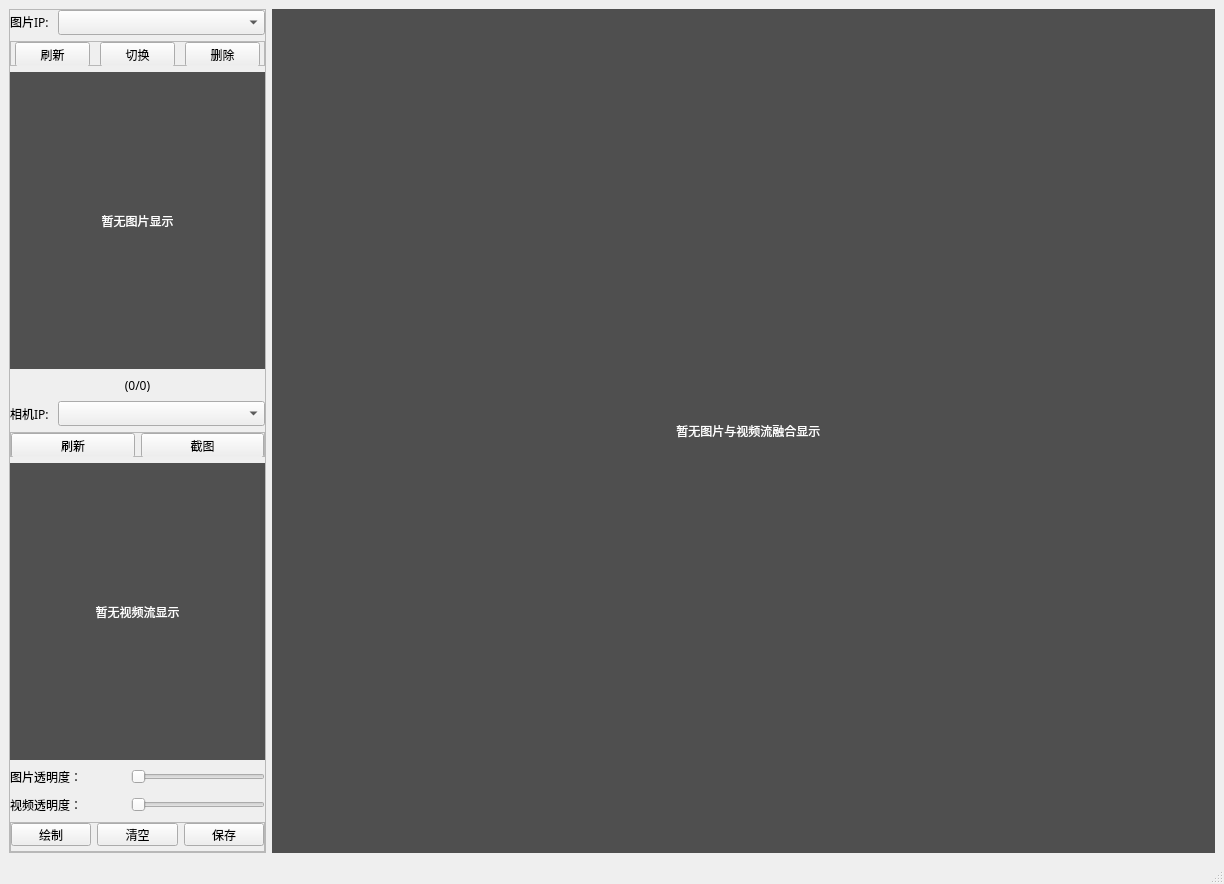
<?xml version="1.0" encoding="UTF-8"?>
<ui version="4.0">
 <class>MainWindow</class>
 <widget class="QMainWindow" name="MainWindow">
  <property name="geometry">
   <rect>
    <x>0</x>
    <y>0</y>
    <width>1224</width>
    <height>884</height>
   </rect>
  </property>
  <property name="maximumSize">
   <size>
    <width>16777211</width>
    <height>16777215</height>
   </size>
  </property>
  <property name="windowTitle">
   <string>MainWindow</string>
  </property>
  <widget class="QWidget" name="centralwidget">
   <layout class="QGridLayout" name="gridLayout_2">
    <item row="0" column="1">
     <widget class="QLabel" name="pic_coin_camera_show">
      <property name="enabled">
       <bool>true</bool>
      </property>
      <property name="minimumSize">
       <size>
        <width>561</width>
        <height>431</height>
       </size>
      </property>
      <property name="palette">
       <palette>
        <active>
         <colorrole role="WindowText">
          <brush brushstyle="SolidPattern">
           <color alpha="255">
            <red>255</red>
            <green>255</green>
            <blue>255</blue>
           </color>
          </brush>
         </colorrole>
         <colorrole role="Base">
          <brush brushstyle="SolidPattern">
           <color alpha="255">
            <red>255</red>
            <green>255</green>
            <blue>255</blue>
           </color>
          </brush>
         </colorrole>
         <colorrole role="Window">
          <brush brushstyle="SolidPattern">
           <color alpha="255">
            <red>79</red>
            <green>79</green>
            <blue>79</blue>
           </color>
          </brush>
         </colorrole>
        </active>
        <inactive>
         <colorrole role="WindowText">
          <brush brushstyle="SolidPattern">
           <color alpha="255">
            <red>255</red>
            <green>255</green>
            <blue>255</blue>
           </color>
          </brush>
         </colorrole>
         <colorrole role="Base">
          <brush brushstyle="SolidPattern">
           <color alpha="255">
            <red>255</red>
            <green>255</green>
            <blue>255</blue>
           </color>
          </brush>
         </colorrole>
         <colorrole role="Window">
          <brush brushstyle="SolidPattern">
           <color alpha="255">
            <red>79</red>
            <green>79</green>
            <blue>79</blue>
           </color>
          </brush>
         </colorrole>
        </inactive>
        <disabled>
         <colorrole role="WindowText">
          <brush brushstyle="SolidPattern">
           <color alpha="255">
            <red>120</red>
            <green>120</green>
            <blue>120</blue>
           </color>
          </brush>
         </colorrole>
         <colorrole role="Base">
          <brush brushstyle="SolidPattern">
           <color alpha="255">
            <red>79</red>
            <green>79</green>
            <blue>79</blue>
           </color>
          </brush>
         </colorrole>
         <colorrole role="Window">
          <brush brushstyle="SolidPattern">
           <color alpha="255">
            <red>79</red>
            <green>79</green>
            <blue>79</blue>
           </color>
          </brush>
         </colorrole>
        </disabled>
       </palette>
      </property>
      <property name="autoFillBackground">
       <bool>true</bool>
      </property>
      <property name="text">
       <string>   暂无图片与视频流融合显示</string>
      </property>
      <property name="textFormat">
       <enum>Qt::PlainText</enum>
      </property>
      <property name="alignment">
       <set>Qt::AlignCenter</set>
      </property>
     </widget>
    </item>
    <item row="0" column="0">
     <widget class="QFrame" name="frame">
      <property name="maximumSize">
       <size>
        <width>257</width>
        <height>16777215</height>
       </size>
      </property>
      <property name="font">
       <font>
        <family>微软雅黑</family>
       </font>
      </property>
      <property name="frameShape">
       <enum>QFrame::StyledPanel</enum>
      </property>
      <property name="frameShadow">
       <enum>QFrame::Raised</enum>
      </property>
      <layout class="QGridLayout" name="gridLayout">
       <property name="leftMargin">
        <number>0</number>
       </property>
       <property name="topMargin">
        <number>0</number>
       </property>
       <property name="rightMargin">
        <number>0</number>
       </property>
       <property name="bottomMargin">
        <number>0</number>
       </property>
       <item row="7" column="0" colspan="2">
        <widget class="QLabel" name="pic_transparent_label">
         <property name="minimumSize">
          <size>
           <width>72</width>
           <height>16</height>
          </size>
         </property>
         <property name="maximumSize">
          <size>
           <width>75</width>
           <height>16777215</height>
          </size>
         </property>
         <property name="text">
          <string>图片透明度：</string>
         </property>
        </widget>
       </item>
       <item row="8" column="2" colspan="2">
        <widget class="QSlider" name="cam_transparent_slider">
         <property name="minimumSize">
          <size>
           <width>101</width>
           <height>22</height>
          </size>
         </property>
         <property name="orientation">
          <enum>Qt::Horizontal</enum>
         </property>
        </widget>
       </item>
       <item row="7" column="2" colspan="2">
        <widget class="QSlider" name="pic_transparent_slider">
         <property name="minimumSize">
          <size>
           <width>101</width>
           <height>22</height>
          </size>
         </property>
         <property name="orientation">
          <enum>Qt::Horizontal</enum>
         </property>
        </widget>
       </item>
       <item row="8" column="0" colspan="2">
        <widget class="QLabel" name="cam_transparent_label">
         <property name="minimumSize">
          <size>
           <width>72</width>
           <height>16</height>
          </size>
         </property>
         <property name="maximumSize">
          <size>
           <width>75</width>
           <height>16777215</height>
          </size>
         </property>
         <property name="text">
          <string>视频透明度：</string>
         </property>
        </widget>
       </item>
       <item row="0" column="0">
        <widget class="QLabel" name="pic_label">
         <property name="maximumSize">
          <size>
           <width>42</width>
           <height>20</height>
          </size>
         </property>
         <property name="text">
          <string>图片IP:</string>
         </property>
        </widget>
       </item>
       <item row="2" column="0" colspan="4">
        <widget class="QLabel" name="pic_show">
         <property name="minimumSize">
          <size>
           <width>0</width>
           <height>148</height>
          </size>
         </property>
         <property name="styleSheet">
          <string notr="true">background-color: rgb(80, 80, 80);
color: rgb(255, 255, 255);</string>
         </property>
         <property name="text">
          <string>暂无图片显示</string>
         </property>
         <property name="alignment">
          <set>Qt::AlignCenter</set>
         </property>
        </widget>
       </item>
       <item row="5" column="0" colspan="4">
        <widget class="QFrame" name="frame_3">
         <property name="sizePolicy">
          <sizepolicy hsizetype="Minimum" vsizetype="Minimum">
           <horstretch>0</horstretch>
           <verstretch>0</verstretch>
          </sizepolicy>
         </property>
         <property name="maximumSize">
          <size>
           <width>16777215</width>
           <height>25</height>
          </size>
         </property>
         <property name="frameShape">
          <enum>QFrame::StyledPanel</enum>
         </property>
         <property name="frameShadow">
          <enum>QFrame::Raised</enum>
         </property>
         <layout class="QGridLayout" name="gridLayout_4">
          <property name="leftMargin">
           <number>0</number>
          </property>
          <property name="topMargin">
           <number>0</number>
          </property>
          <property name="rightMargin">
           <number>0</number>
          </property>
          <property name="bottomMargin">
           <number>0</number>
          </property>
          <item row="0" column="0">
           <widget class="QPushButton" name="camera_show_btn">
            <property name="minimumSize">
             <size>
              <width>0</width>
              <height>25</height>
             </size>
            </property>
            <property name="text">
             <string>刷新</string>
            </property>
           </widget>
          </item>
          <item row="0" column="1">
           <widget class="QPushButton" name="save_pic_btn">
            <property name="minimumSize">
             <size>
              <width>0</width>
              <height>25</height>
             </size>
            </property>
            <property name="text">
             <string>截图</string>
            </property>
           </widget>
          </item>
         </layout>
        </widget>
       </item>
       <item row="4" column="1" colspan="3">
        <widget class="QComboBox" name="camera_ip"/>
       </item>
       <item row="0" column="1" colspan="3">
        <widget class="QComboBox" name="pic_ip">
         <property name="minimumSize">
          <size>
           <width>0</width>
           <height>25</height>
          </size>
         </property>
        </widget>
       </item>
       <item row="9" column="0" colspan="4">
        <widget class="QFrame" name="frame_2">
         <property name="maximumSize">
          <size>
           <width>16777215</width>
           <height>30</height>
          </size>
         </property>
         <property name="frameShape">
          <enum>QFrame::StyledPanel</enum>
         </property>
         <property name="frameShadow">
          <enum>QFrame::Raised</enum>
         </property>
         <layout class="QGridLayout" name="gridLayout_3">
          <property name="leftMargin">
           <number>0</number>
          </property>
          <property name="topMargin">
           <number>0</number>
          </property>
          <property name="rightMargin">
           <number>0</number>
          </property>
          <property name="bottomMargin">
           <number>5</number>
          </property>
          <item row="0" column="0">
           <widget class="QPushButton" name="pushButton">
            <property name="text">
             <string>绘制</string>
            </property>
           </widget>
          </item>
          <item row="0" column="1">
           <widget class="QPushButton" name="pushButton_2">
            <property name="text">
             <string>清空</string>
            </property>
           </widget>
          </item>
          <item row="0" column="2">
           <widget class="QPushButton" name="pushButton_3">
            <property name="text">
             <string>保存</string>
            </property>
           </widget>
          </item>
         </layout>
        </widget>
       </item>
       <item row="1" column="0" colspan="4">
        <widget class="QFrame" name="frame_4">
         <property name="maximumSize">
          <size>
           <width>16777211</width>
           <height>25</height>
          </size>
         </property>
         <property name="frameShape">
          <enum>QFrame::StyledPanel</enum>
         </property>
         <property name="frameShadow">
          <enum>QFrame::Raised</enum>
         </property>
         <layout class="QGridLayout" name="gridLayout_5">
          <property name="leftMargin">
           <number>0</number>
          </property>
          <property name="topMargin">
           <number>0</number>
          </property>
          <property name="rightMargin">
           <number>0</number>
          </property>
          <item row="0" column="0">
           <widget class="QPushButton" name="show_pic_btn">
            <property name="minimumSize">
             <size>
              <width>75</width>
              <height>25</height>
             </size>
            </property>
            <property name="maximumSize">
             <size>
              <width>75</width>
              <height>16777215</height>
             </size>
            </property>
            <property name="text">
             <string>刷新</string>
            </property>
           </widget>
          </item>
          <item row="0" column="1">
           <widget class="QPushButton" name="change_pic_btn">
            <property name="minimumSize">
             <size>
              <width>75</width>
              <height>25</height>
             </size>
            </property>
            <property name="maximumSize">
             <size>
              <width>75</width>
              <height>16777215</height>
             </size>
            </property>
            <property name="text">
             <string>切换</string>
            </property>
           </widget>
          </item>
          <item row="0" column="2">
           <widget class="QPushButton" name="del_pic_btn">
            <property name="minimumSize">
             <size>
              <width>75</width>
              <height>25</height>
             </size>
            </property>
            <property name="maximumSize">
             <size>
              <width>75</width>
              <height>16777215</height>
             </size>
            </property>
            <property name="text">
             <string>删除</string>
            </property>
           </widget>
          </item>
         </layout>
        </widget>
       </item>
       <item row="3" column="0" colspan="4">
        <widget class="QLabel" name="pic_current_page">
         <property name="maximumSize">
          <size>
           <width>16777215</width>
           <height>20</height>
          </size>
         </property>
         <property name="text">
          <string>(0/0)</string>
         </property>
         <property name="scaledContents">
          <bool>false</bool>
         </property>
         <property name="alignment">
          <set>Qt::AlignCenter</set>
         </property>
        </widget>
       </item>
       <item row="6" column="0" colspan="4">
        <widget class="QLabel" name="camera_show">
         <property name="minimumSize">
          <size>
           <width>0</width>
           <height>148</height>
          </size>
         </property>
         <property name="styleSheet">
          <string notr="true">background-color: rgb(80, 80, 80);
color: rgb(255, 255, 255);</string>
         </property>
         <property name="text">
          <string>暂无视频流显示</string>
         </property>
         <property name="alignment">
          <set>Qt::AlignCenter</set>
         </property>
        </widget>
       </item>
       <item row="4" column="0">
        <widget class="QLabel" name="camera_ip_label">
         <property name="text">
          <string>相机IP:</string>
         </property>
        </widget>
       </item>
      </layout>
     </widget>
    </item>
   </layout>
  </widget>
  <widget class="QStatusBar" name="statusbar"/>
 </widget>
 <resources/>
 <connections/>
</ui>
